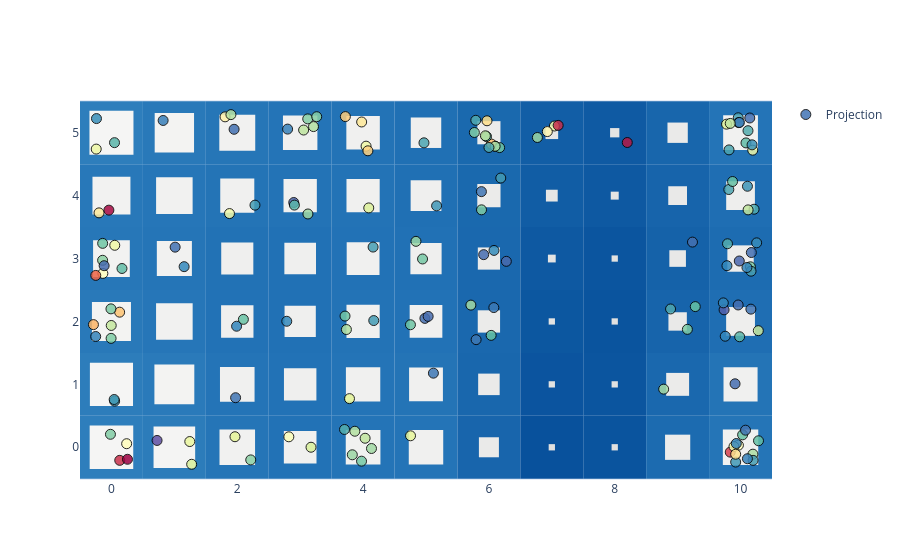

This figure's notebook cell:
### Code cell
basin.pond(base_style="iceflock") \
    .pad_layer() \
    .attraction_layer(X_scaled, jitter_amount=.3, marker=dict(attraction_marker, opacity=.85)) \
    .visualize();

### Figure 1 — Plotly figure (JSON) as saved in the notebook; plotly's stock layout.template omitted (floating-point values rounded to 4 significant figures; data arrays with more than 128 entries replaced by an {"elided": "..."} marker saying what was removed)
{"data": [{"marker": {"color": {"elided": "150 float values"}, "colorscale": [[0.0, "rgb(94,79,162)"], [0.1, "rgb(50,136,189)"], [0.2, "rgb(102,194,165)"], [0.3, "rgb(171,221,164)"], [0.4, "rgb(230,245,152)"], [0.5, "rgb(255,255,191)"], [0.6, "rgb(254,224,139)"], [0.7, "rgb(253,174,97)"], [0.8, "rgb(244,109,67)"], [0.9, "rgb(213,62,79)"], [1.0, "rgb(158,1,66)"]], "line": {"color": "black", "width": 1}, "opacity": 0.85, "size": 10, "symbol": "circle"}, "mode": "markers", "name": "Projection", "x": {"elided": "150 float values"}, "y": {"elided": "150 float values"}, "type": "scatter"}], "layout": {"shapes": [{"fillcolor": "rgb(46, 126, 188)", "layer": "between", "line": {"width": 0}, "type": "rect", "x0": -0.5, "x1": 0.5, "xref": "x", "y0": -0.5, "y1": 0.5, "yref": "y"}, {"fillcolor": "rgb(44, 124, 186)", "layer": "between", "line": {"width": 0}, "type": "rect", "x0": 0.5, "x1": 1.5, "xref": "x", "y0": -0.5, "y1": 0.5, "yref": "y"}, {"fillcolor": "rgb(37, 117, 183)", "layer": "between", "line": {"width": 0}, "type": "rect", "x0": 1.5, "x1": 2.5, "xref": "x", "y0": -0.5, "y1": 0.5, "yref": "y"}, {"fillcolor": "rgb(34, 114, 182)", "layer": "between", "line": {"width": 0}, "type": "rect", "x0": 2.5, "x1": 3.5, "xref": "x", "y0": -0.5, "y1": 0.5, "yref": "y"}, {"fillcolor": "rgb(36, 116, 183)", "layer": "between", "line": {"width": 0}, "type": "rect", "x0": 3.5, "x1": 4.5, "xref": "x", "y0": -0.5, "y1": 0.5, "yref": "y"}, {"fillcolor": "rgb(36, 116, 183)", "layer": "between", "line": {"width": 0}, "type": "rect", "x0": 4.5, "x1": 5.5, "xref": "x", "y0": -0.5, "y1": 0.5, "yref": "y"}, {"fillcolor": "rgb(24, 101, 172)", "layer": "between", "line": {"width": 0}, "type": "rect", "x0": 5.5, "x1": 6.5, "xref": "x", "y0": -0.5, "y1": 0.5, "yref": "y"}, {"fillcolor": "rgb(8, 81, 156)", "layer": "between", "line": {"width": 0}, "type": "rect", "x0": 6.5, "x1": 7.5, "xref": "x", "y0": -0.5, "y1": 0.5, "yref": "y"}, {"fillcolor": "rgb(10, 84, 158)", "layer": "between", "line": {"width": 0}, "type": "rect", "x0": 7.5, "x1": 8.5, "xref": "x", "y0": -0.5, "y1": 0.5, "yref": "y"}, {"fillcolor": "rgb(28, 107, 176)", "layer": "between", "line": {"width": 0}, "type": "rect", "x0": 8.5, "x1": 9.5, "xref": "x", "y0": -0.5, "y1": 0.5, "yref": "y"}, {"fillcolor": "rgb(37, 117, 183)", "layer": "between", "line": {"width": 0}, "type": "rect", "x0": 9.5, "x1": 10.5, "xref": "x", "y0": -0.5, "y1": 0.5, "yref": "y"}, {"fillcolor": "rgb(45, 125, 187)", "layer": "between", "line": {"width": 0}, "type": "rect", "x0": -0.5, "x1": 0.5, "xref": "x", "y0": 0.5, "y1": 1.5, "yref": "y"}, {"fillcolor": "rgb(42, 122, 186)", "layer": "between", "line": {"width": 0}, "type": "rect", "x0": 0.5, "x1": 1.5, "xref": "x", "y0": 0.5, "y1": 1.5, "yref": "y"}, {"fillcolor": "rgb(36, 116, 183)", "layer": "between", "line": {"width": 0}, "type": "rect", "x0": 1.5, "x1": 2.5, "xref": "x", "y0": 0.5, "y1": 1.5, "yref": "y"}, {"fillcolor": "rgb(34, 114, 182)", "layer": "between", "line": {"width": 0}, "type": "rect", "x0": 2.5, "x1": 3.5, "xref": "x", "y0": 0.5, "y1": 1.5, "yref": "y"}, {"fillcolor": "rgb(36, 116, 183)", "layer": "between", "line": {"width": 0}, "type": "rect", "x0": 3.5, "x1": 4.5, "xref": "x", "y0": 0.5, "y1": 1.5, "yref": "y"}, {"fillcolor": "rgb(36, 116, 182)", "layer": "between", "line": {"width": 0}, "type": "rect", "x0": 4.5, "x1": 5.5, "xref": "x", "y0": 0.5, "y1": 1.5, "yref": "y"}, {"fillcolor": "rgb(25, 103, 173)", "layer": "between", "line": {"width": 0}, "type": "rect", "x0": 5.5, "x1": 6.5, "xref": "x", "y0": 0.5, "y1": 1.5, "yref": "y"}, {"fillcolor": "rgb(11, 84, 159)", "layer": "between", "line": {"width": 0}, "type": "rect", "x0": 6.5, "x1": 7.5, "xref": "x", "y0": 0.5, "y1": 1.5, "yref": "y"}, {"fillcolor": "rgb(11, 85, 159)", "layer": "between", "line": {"width": 0}, "type": "rect", "x0": 7.5, "x1": 8.5, "xref": "x", "y0": 0.5, "y1": 1.5, "yref": "y"}, {"fillcolor": "rgb(26, 104, 174)", "layer": "between", "line": {"width": 0}, "type": "rect", "x0": 8.5, "x1": 9.5, "xref": "x", "y0": 0.5, "y1": 1.5, "yref": "y"}, {"fillcolor": "rgb(36, 116, 182)", "layer": "between", "line": {"width": 0}, "type": "rect", "x0": 9.5, "x1": 10.5, "xref": "x", "y0": 0.5, "y1": 1.5, "yref": "y"}, {"fillcolor": "rgb(41, 121, 185)", "layer": "between", "line": {"width": 0}, "type": "rect", "x0": -0.5, "x1": 0.5, "xref": "x", "y0": 1.5, "y1": 2.5, "yref": "y"}, {"fillcolor": "rgb(38, 118, 184)", "layer": "between", "line": {"width": 0}, "type": "rect", "x0": 0.5, "x1": 1.5, "xref": "x", "y0": 1.5, "y1": 2.5, "yref": "y"}, {"fillcolor": "rgb(34, 114, 182)", "layer": "between", "line": {"width": 0}, "type": "rect", "x0": 1.5, "x1": 2.5, "xref": "x", "y0": 1.5, "y1": 2.5, "yref": "y"}, {"fillcolor": "rgb(33, 113, 181)", "layer": "between", "line": {"width": 0}, "type": "rect", "x0": 2.5, "x1": 3.5, "xref": "x", "y0": 1.5, "y1": 2.5, "yref": "y"}, {"fillcolor": "rgb(35, 115, 182)", "layer": "between", "line": {"width": 0}, "type": "rect", "x0": 3.5, "x1": 4.5, "xref": "x", "y0": 1.5, "y1": 2.5, "yref": "y"}, {"fillcolor": "rgb(34, 114, 182)", "layer": "between", "line": {"width": 0}, "type": "rect", "x0": 4.5, "x1": 5.5, "xref": "x", "y0": 1.5, "y1": 2.5, "yref": "y"}, {"fillcolor": "rgb(26, 104, 174)", "layer": "between", "line": {"width": 0}, "type": "rect", "x0": 5.5, "x1": 6.5, "xref": "x", "y0": 1.5, "y1": 2.5, "yref": "y"}, {"fillcolor": "rgb(12, 87, 160)", "layer": "between", "line": {"width": 0}, "type": "rect", "x0": 6.5, "x1": 7.5, "xref": "x", "y0": 1.5, "y1": 2.5, "yref": "y"}, {"fillcolor": "rgb(10, 84, 158)", "layer": "between", "line": {"width": 0}, "type": "rect", "x0": 7.5, "x1": 8.5, "xref": "x", "y0": 1.5, "y1": 2.5, "yref": "y"}, {"fillcolor": "rgb(23, 100, 171)", "layer": "between", "line": {"width": 0}, "type": "rect", "x0": 8.5, "x1": 9.5, "xref": "x", "y0": 1.5, "y1": 2.5, "yref": "y"}, {"fillcolor": "rgb(31, 110, 179)", "layer": "between", "line": {"width": 0}, "type": "rect", "x0": 9.5, "x1": 10.5, "xref": "x", "y0": 1.5, "y1": 2.5, "yref": "y"}, {"fillcolor": "rgb(39, 119, 184)", "layer": "between", "line": {"width": 0}, "type": "rect", "x0": -0.5, "x1": 0.5, "xref": "x", "y0": 2.5, "y1": 3.5, "yref": "y"}, {"fillcolor": "rgb(37, 117, 183)", "layer": "between", "line": {"width": 0}, "type": "rect", "x0": 0.5, "x1": 1.5, "xref": "x", "y0": 2.5, "y1": 3.5, "yref": "y"}, {"fillcolor": "rgb(34, 114, 181)", "layer": "between", "line": {"width": 0}, "type": "rect", "x0": 1.5, "x1": 2.5, "xref": "x", "y0": 2.5, "y1": 3.5, "yref": "y"}, {"fillcolor": "rgb(33, 113, 181)", "layer": "between", "line": {"width": 0}, "type": "rect", "x0": 2.5, "x1": 3.5, "xref": "x", "y0": 2.5, "y1": 3.5, "yref": "y"}, {"fillcolor": "rgb(34, 114, 182)", "layer": "between", "line": {"width": 0}, "type": "rect", "x0": 3.5, "x1": 4.5, "xref": "x", "y0": 2.5, "y1": 3.5, "yref": "y"}, {"fillcolor": "rgb(33, 113, 181)", "layer": "between", "line": {"width": 0}, "type": "rect", "x0": 4.5, "x1": 5.5, "xref": "x", "y0": 2.5, "y1": 3.5, "yref": "y"}, {"fillcolor": "rgb(26, 104, 174)", "layer": "between", "line": {"width": 0}, "type": "rect", "x0": 5.5, "x1": 6.5, "xref": "x", "y0": 2.5, "y1": 3.5, "yref": "y"}, {"fillcolor": "rgb(14, 89, 162)", "layer": "between", "line": {"width": 0}, "type": "rect", "x0": 6.5, "x1": 7.5, "xref": "x", "y0": 2.5, "y1": 3.5, "yref": "y"}, {"fillcolor": "rgb(11, 85, 159)", "layer": "between", "line": {"width": 0}, "type": "rect", "x0": 7.5, "x1": 8.5, "xref": "x", "y0": 2.5, "y1": 3.5, "yref": "y"}, {"fillcolor": "rgb(21, 98, 169)", "layer": "between", "line": {"width": 0}, "type": "rect", "x0": 8.5, "x1": 9.5, "xref": "x", "y0": 2.5, "y1": 3.5, "yref": "y"}, {"fillcolor": "rgb(29, 108, 177)", "layer": "between", "line": {"width": 0}, "type": "rect", "x0": 9.5, "x1": 10.5, "xref": "x", "y0": 2.5, "y1": 3.5, "yref": "y"}, {"fillcolor": "rgb(40, 120, 185)", "layer": "between", "line": {"width": 0}, "type": "rect", "x0": -0.5, "x1": 0.5, "xref": "x", "y0": 3.5, "y1": 4.5, "yref": "y"}, {"fillcolor": "rgb(38, 118, 184)", "layer": "between", "line": {"width": 0}, "type": "rect", "x0": 0.5, "x1": 1.5, "xref": "x", "y0": 3.5, "y1": 4.5, "yref": "y"}, {"fillcolor": "rgb(36, 116, 182)", "layer": "between", "line": {"width": 0}, "type": "rect", "x0": 1.5, "x1": 2.5, "xref": "x", "y0": 3.5, "y1": 4.5, "yref": "y"}, {"fillcolor": "rgb(35, 115, 182)", "layer": "between", "line": {"width": 0}, "type": "rect", "x0": 2.5, "x1": 3.5, "xref": "x", "y0": 3.5, "y1": 4.5, "yref": "y"}, {"fillcolor": "rgb(35, 115, 182)", "layer": "between", "line": {"width": 0}, "type": "rect", "x0": 3.5, "x1": 4.5, "xref": "x", "y0": 3.5, "y1": 4.5, "yref": "y"}, {"fillcolor": "rgb(32, 112, 180)", "layer": "between", "line": {"width": 0}, "type": "rect", "x0": 4.5, "x1": 5.5, "xref": "x", "y0": 3.5, "y1": 4.5, "yref": "y"}, {"fillcolor": "rgb(26, 105, 174)", "layer": "between", "line": {"width": 0}, "type": "rect", "x0": 5.5, "x1": 6.5, "xref": "x", "y0": 3.5, "y1": 4.5, "yref": "y"}, {"fillcolor": "rgb(17, 93, 165)", "layer": "between", "line": {"width": 0}, "type": "rect", "x0": 6.5, "x1": 7.5, "xref": "x", "y0": 3.5, "y1": 4.5, "yref": "y"}, {"fillcolor": "rgb(14, 89, 162)", "layer": "between", "line": {"width": 0}, "type": "rect", "x0": 7.5, "x1": 8.5, "xref": "x", "y0": 3.5, "y1": 4.5, "yref": "y"}, {"fillcolor": "rgb(23, 100, 171)", "layer": "between", "line": {"width": 0}, "type": "rect", "x0": 8.5, "x1": 9.5, "xref": "x", "y0": 3.5, "y1": 4.5, "yref": "y"}, {"fillcolor": "rgb(31, 110, 179)", "layer": "between", "line": {"width": 0}, "type": "rect", "x0": 9.5, "x1": 10.5, "xref": "x", "y0": 3.5, "y1": 4.5, "yref": "y"}, {"fillcolor": "rgb(46, 126, 188)", "layer": "between", "line": {"width": 0}, "type": "rect", "x0": -0.5, "x1": 0.5, "xref": "x", "y0": 4.5, "y1": 5.5, "yref": "y"}, {"fillcolor": "rgb(41, 121, 185)", "layer": "between", "line": {"width": 0}, "type": "rect", "x0": 0.5, "x1": 1.5, "xref": "x", "y0": 4.5, "y1": 5.5, "yref": "y"}, {"fillcolor": "rgb(38, 118, 183)", "layer": "between", "line": {"width": 0}, "type": "rect", "x0": 1.5, "x1": 2.5, "xref": "x", "y0": 4.5, "y1": 5.5, "yref": "y"}, {"fillcolor": "rgb(36, 116, 183)", "layer": "between", "line": {"width": 0}, "type": "rect", "x0": 2.5, "x1": 3.5, "xref": "x", "y0": 4.5, "y1": 5.5, "yref": "y"}, {"fillcolor": "rgb(35, 115, 182)", "layer": "between", "line": {"width": 0}, "type": "rect", "x0": 3.5, "x1": 4.5, "xref": "x", "y0": 4.5, "y1": 5.5, "yref": "y"}, {"fillcolor": "rgb(32, 112, 180)", "layer": "between", "line": {"width": 0}, "type": "rect", "x0": 4.5, "x1": 5.5, "xref": "x", "y0": 4.5, "y1": 5.5, "yref": "y"}, {"fillcolor": "rgb(26, 105, 174)", "layer": "between", "line": {"width": 0}, "type": "rect", "x0": 5.5, "x1": 6.5, "xref": "x", "y0": 4.5, "y1": 5.5, "yref": "y"}, {"fillcolor": "rgb(18, 94, 166)", "layer": "between", "line": {"width": 0}, "type": "rect", "x0": 6.5, "x1": 7.5, "xref": "x", "y0": 4.5, "y1": 5.5, "yref": "y"}, {"fillcolor": "rgb(15, 90, 163)", "layer": "between", "line": {"width": 0}, "type": "rect", "x0": 7.5, "x1": 8.5, "xref": "x", "y0": 4.5, "y1": 5.5, "yref": "y"}, {"fillcolor": "rgb(24, 102, 172)", "layer": "between", "line": {"width": 0}, "type": "rect", "x0": 8.5, "x1": 9.5, "xref": "x", "y0": 4.5, "y1": 5.5, "yref": "y"}, {"fillcolor": "rgb(36, 116, 183)", "layer": "between", "line": {"width": 0}, "type": "rect", "x0": 9.5, "x1": 10.5, "xref": "x", "y0": 4.5, "y1": 5.5, "yref": "y"}, {"fillcolor": "rgb(245, 245, 244)", "layer": "between", "line": {"width": 0}, "type": "rect", "x0": -0.3462, "x1": 0.3462, "xref": "x", "y0": -0.3462, "y1": 0.3462, "yref": "y"}, {"fillcolor": "rgb(244, 244, 243)", "layer": "between", "line": {"width": 0}, "type": "rect", "x0": 0.6692, "x1": 1.331, "xref": "x", "y0": -0.3308, "y1": 0.3308, "yref": "y"}, {"fillcolor": "rgb(241, 241, 240)", "layer": "between", "line": {"width": 0}, "type": "rect", "x0": 1.717, "x1": 2.283, "xref": "x", "y0": -0.2826, "y1": 0.2826, "yref": "y"}, {"fillcolor": "rgb(240, 240, 239)", "layer": "between", "line": {"width": 0}, "type": "rect", "x0": 2.74, "x1": 3.26, "xref": "x", "y0": -0.2596, "y1": 0.2596, "yref": "y"}, {"fillcolor": "rgb(241, 241, 240)", "layer": "between", "line": {"width": 0}, "type": "rect", "x0": 3.724, "x1": 4.276, "xref": "x", "y0": -0.2756, "y1": 0.2756, "yref": "y"}, {"fillcolor": "rgb(240, 240, 239)", "layer": "between", "line": {"width": 0}, "type": "rect", "x0": 4.726, "x1": 5.274, "xref": "x", "y0": -0.2739, "y1": 0.2739, "yref": "y"}, {"fillcolor": "rgb(234, 234, 233)", "layer": "between", "line": {"width": 0}, "type": "rect", "x0": 5.841, "x1": 6.159, "xref": "x", "y0": -0.1591, "y1": 0.1591, "yref": "y"}, {"fillcolor": "rgb(224, 224, 223)", "layer": "between", "line": {"width": 0}, "type": "rect", "x0": 6.95, "x1": 7.05, "xref": "x", "y0": -0.05, "y1": 0.05, "yref": "y"}, {"fillcolor": "rgb(225, 225, 224)", "layer": "between", "line": {"width": 0}, "type": "rect", "x0": 7.95, "x1": 8.05, "xref": "x", "y0": -0.05, "y1": 0.05, "yref": "y"}, {"fillcolor": "rgb(236, 236, 235)", "layer": "between", "line": {"width": 0}, "type": "rect", "x0": 8.8, "x1": 9.2, "xref": "x", "y0": -0.2003, "y1": 0.2003, "yref": "y"}, {"fillcolor": "rgb(241, 241, 240)", "layer": "between", "line": {"width": 0}, "type": "rect", "x0": 9.719, "x1": 10.28, "xref": "x", "y0": -0.2815, "y1": 0.2815, "yref": "y"}, {"fillcolor": "rgb(245, 245, 244)", "layer": "between", "line": {"width": 0}, "type": "rect", "x0": -0.3428, "x1": 0.3428, "xref": "x", "y0": 0.6572, "y1": 1.343, "yref": "y"}, {"fillcolor": "rgb(243, 243, 242)", "layer": "between", "line": {"width": 0}, "type": "rect", "x0": 0.6828, "x1": 1.317, "xref": "x", "y0": 0.6828, "y1": 1.317, "yref": "y"}, {"fillcolor": "rgb(240, 240, 239)", "layer": "between", "line": {"width": 0}, "type": "rect", "x0": 1.725, "x1": 2.275, "xref": "x", "y0": 0.7251, "y1": 1.275, "yref": "y"}, {"fillcolor": "rgb(239, 239, 238)", "layer": "between", "line": {"width": 0}, "type": "rect", "x0": 2.742, "x1": 3.258, "xref": "x", "y0": 0.7422, "y1": 1.258, "yref": "y"}, {"fillcolor": "rgb(240, 240, 239)", "layer": "between", "line": {"width": 0}, "type": "rect", "x0": 3.727, "x1": 4.273, "xref": "x", "y0": 0.7268, "y1": 1.273, "yref": "y"}, {"fillcolor": "rgb(240, 240, 239)", "layer": "between", "line": {"width": 0}, "type": "rect", "x0": 4.731, "x1": 5.269, "xref": "x", "y0": 0.731, "y1": 1.269, "yref": "y"}, {"fillcolor": "rgb(234, 234, 233)", "layer": "between", "line": {"width": 0}, "type": "rect", "x0": 5.829, "x1": 6.171, "xref": "x", "y0": 0.8291, "y1": 1.171, "yref": "y"}, {"fillcolor": "rgb(226, 226, 225)", "layer": "between", "line": {"width": 0}, "type": "rect", "x0": 6.95, "x1": 7.05, "xref": "x", "y0": 0.95, "y1": 1.05, "yref": "y"}, {"fillcolor": "rgb(226, 226, 225)", "layer": "between", "line": {"width": 0}, "type": "rect", "x0": 7.95, "x1": 8.05, "xref": "x", "y0": 0.95, "y1": 1.05, "yref": "y"}, {"fillcolor": "rgb(235, 235, 234)", "layer": "between", "line": {"width": 0}, "type": "rect", "x0": 8.818, "x1": 9.182, "xref": "x", "y0": 0.8178, "y1": 1.182, "yref": "y"}, {"fillcolor": "rgb(240, 240, 239)", "layer": "between", "line": {"width": 0}, "type": "rect", "x0": 9.729, "x1": 10.27, "xref": "x", "y0": 0.7293, "y1": 1.271, "yref": "y"}, {"fillcolor": "rgb(243, 243, 242)", "layer": "between", "line": {"width": 0}, "type": "rect", "x0": -0.3102, "x1": 0.3102, "xref": "x", "y0": 1.69, "y1": 2.31, "yref": "y"}, {"fillcolor": "rgb(241, 241, 240)", "layer": "between", "line": {"width": 0}, "type": "rect", "x0": 0.7091, "x1": 1.291, "xref": "x", "y0": 1.709, "y1": 2.291, "yref": "y"}, {"fillcolor": "rgb(239, 239, 238)", "layer": "between", "line": {"width": 0}, "type": "rect", "x0": 1.743, "x1": 2.257, "xref": "x", "y0": 1.743, "y1": 2.257, "yref": "y"}, {"fillcolor": "rgb(239, 239, 238)", "layer": "between", "line": {"width": 0}, "type": "rect", "x0": 2.752, "x1": 3.248, "xref": "x", "y0": 1.752, "y1": 2.248, "yref": "y"}, {"fillcolor": "rgb(240, 240, 239)", "layer": "between", "line": {"width": 0}, "type": "rect", "x0": 3.736, "x1": 4.264, "xref": "x", "y0": 1.736, "y1": 2.264, "yref": "y"}, {"fillcolor": "rgb(240, 240, 239)", "layer": "between", "line": {"width": 0}, "type": "rect", "x0": 4.74, "x1": 5.26, "xref": "x", "y0": 1.74, "y1": 2.26, "yref": "y"}, {"fillcolor": "rgb(235, 235, 234)", "layer": "between", "line": {"width": 0}, "type": "rect", "x0": 5.823, "x1": 6.177, "xref": "x", "y0": 1.823, "y1": 2.177, "yref": "y"}, {"fillcolor": "rgb(227, 227, 226)", "layer": "between", "line": {"width": 0}, "type": "rect", "x0": 6.95, "x1": 7.05, "xref": "x", "y0": 1.95, "y1": 2.05, "yref": "y"}, {"fillcolor": "rgb(225, 225, 224)", "layer": "between", "line": {"width": 0}, "type": "rect", "x0": 7.95, "x1": 8.05, "xref": "x", "y0": 1.95, "y1": 2.05, "yref": "y"}, {"fillcolor": "rgb(233, 233, 232)", "layer": "between", "line": {"width": 0}, "type": "rect", "x0": 8.854, "x1": 9.146, "xref": "x", "y0": 1.854, "y1": 2.146, "yref": "y"}, {"fillcolor": "rgb(238, 238, 237)", "layer": "between", "line": {"width": 0}, "type": "rect", "x0": 9.771, "x1": 10.23, "xref": "x", "y0": 1.771, "y1": 2.229, "yref": "y"}, {"fillcolor": "rgb(242, 242, 241)", "layer": "between", "line": {"width": 0}, "type": "rect", "x0": -0.2919, "x1": 0.2919, "xref": "x", "y0": 2.708, "y1": 3.292, "yref": "y"}, {"fillcolor": "rgb(241, 241, 240)", "layer": "between", "line": {"width": 0}, "type": "rect", "x0": 0.7213, "x1": 1.279, "xref": "x", "y0": 2.721, "y1": 3.279, "yref": "y"}, {"fillcolor": "rgb(239, 239, 238)", "layer": "between", "line": {"width": 0}, "type": "rect", "x0": 1.745, "x1": 2.255, "xref": "x", "y0": 2.745, "y1": 3.255, "yref": "y"}, {"fillcolor": "rgb(239, 239, 238)", "layer": "between", "line": {"width": 0}, "type": "rect", "x0": 2.748, "x1": 3.252, "xref": "x", "y0": 2.748, "y1": 3.252, "yref": "y"}, {"fillcolor": "rgb(240, 240, 239)", "layer": "between", "line": {"width": 0}, "type": "rect", "x0": 3.739, "x1": 4.261, "xref": "x", "y0": 2.739, "y1": 3.261, "yref": "y"}, {"fillcolor": "rgb(239, 239, 238)", "layer": "between", "line": {"width": 0}, "type": "rect", "x0": 4.752, "x1": 5.248, "xref": "x", "y0": 2.752, "y1": 3.248, "yref": "y"}, {"fillcolor": "rgb(235, 235, 234)", "layer": "between", "line": {"width": 0}, "type": "rect", "x0": 5.824, "x1": 6.176, "xref": "x", "y0": 2.824, "y1": 3.176, "yref": "y"}, {"fillcolor": "rgb(228, 228, 227)", "layer": "between", "line": {"width": 0}, "type": "rect", "x0": 6.938, "x1": 7.062, "xref": "x", "y0": 2.938, "y1": 3.062, "yref": "y"}, {"fillcolor": "rgb(226, 226, 225)", "layer": "between", "line": {"width": 0}, "type": "rect", "x0": 7.95, "x1": 8.05, "xref": "x", "y0": 2.95, "y1": 3.05, "yref": "y"}, {"fillcolor": "rgb(232, 232, 231)", "layer": "between", "line": {"width": 0}, "type": "rect", "x0": 8.868, "x1": 9.132, "xref": "x", "y0": 2.868, "y1": 3.132, "yref": "y"}, {"fillcolor": "rgb(237, 237, 236)", "layer": "between", "line": {"width": 0}, "type": "rect", "x0": 9.79, "x1": 10.21, "xref": "x", "y0": 2.79, "y1": 3.21, "yref": "y"}, {"fillcolor": "rgb(242, 242, 241)", "layer": "between", "line": {"width": 0}, "type": "rect", "x0": -0.3018, "x1": 0.3018, "xref": "x", "y0": 3.698, "y1": 4.302, "yref": "y"}, {"fillcolor": "rgb(241, 241, 240)", "layer": "between", "line": {"width": 0}, "type": "rect", "x0": 0.7096, "x1": 1.29, "xref": "x", "y0": 3.71, "y1": 4.29, "yref": "y"}, {"fillcolor": "rgb(240, 240, 239)", "layer": "between", "line": {"width": 0}, "type": "rect", "x0": 1.729, "x1": 2.271, "xref": "x", "y0": 3.729, "y1": 4.271, "yref": "y"}, {"fillcolor": "rgb(240, 240, 239)", "layer": "between", "line": {"width": 0}, "type": "rect", "x0": 2.735, "x1": 3.265, "xref": "x", "y0": 3.735, "y1": 4.265, "yref": "y"}, {"fillcolor": "rgb(240, 240, 239)", "layer": "between", "line": {"width": 0}, "type": "rect", "x0": 3.736, "x1": 4.264, "xref": "x", "y0": 3.736, "y1": 4.264, "yref": "y"}, {"fillcolor": "rgb(239, 239, 238)", "layer": "between", "line": {"width": 0}, "type": "rect", "x0": 4.756, "x1": 5.244, "xref": "x", "y0": 3.756, "y1": 4.244, "yref": "y"}, {"fillcolor": "rgb(235, 235, 234)", "layer": "between", "line": {"width": 0}, "type": "rect", "x0": 5.815, "x1": 6.185, "xref": "x", "y0": 3.815, "y1": 4.185, "yref": "y"}, {"fillcolor": "rgb(230, 230, 229)", "layer": "between", "line": {"width": 0}, "type": "rect", "x0": 6.906, "x1": 7.094, "xref": "x", "y0": 3.906, "y1": 4.094, "yref": "y"}, {"fillcolor": "rgb(228, 228, 227)", "layer": "between", "line": {"width": 0}, "type": "rect", "x0": 7.937, "x1": 8.063, "xref": "x", "y0": 3.937, "y1": 4.063, "yref": "y"}, {"fillcolor": "rgb(233, 233, 232)", "layer": "between", "line": {"width": 0}, "type": "rect", "x0": 8.851, "x1": 9.149, "xref": "x", "y0": 3.851, "y1": 4.149, "yref": "y"}, {"fillcolor": "rgb(238, 238, 237)", "layer": "between", "line": {"width": 0}, "type": "rect", "x0": 9.772, "x1": 10.23, "xref": "x", "y0": 3.772, "y1": 4.228, "yref": "y"}, {"fillcolor": "rgb(245, 245, 244)", "layer": "between", "line": {"width": 0}, "type": "rect", "x0": -0.35, "x1": 0.35, "xref": "x", "y0": 4.65, "y1": 5.35, "yref": "y"}, {"fillcolor": "rgb(243, 243, 242)", "layer": "between", "line": {"width": 0}, "type": "rect", "x0": 0.6872, "x1": 1.313, "xref": "x", "y0": 4.687, "y1": 5.313, "yref": "y"}, {"fillcolor": "rgb(241, 241, 240)", "layer": "between", "line": {"width": 0}, "type": "rect", "x0": 1.714, "x1": 2.286, "xref": "x", "y0": 4.714, "y1": 5.286, "yref": "y"}, {"fillcolor": "rgb(240, 240, 239)", "layer": "between", "line": {"width": 0}, "type": "rect", "x0": 2.726, "x1": 3.274, "xref": "x", "y0": 4.726, "y1": 5.274, "yref": "y"}, {"fillcolor": "rgb(240, 240, 239)", "layer": "between", "line": {"width": 0}, "type": "rect", "x0": 3.734, "x1": 4.266, "xref": "x", "y0": 4.734, "y1": 5.266, "yref": "y"}, {"fillcolor": "rgb(239, 239, 238)", "layer": "between", "line": {"width": 0}, "type": "rect", "x0": 4.758, "x1": 5.242, "xref": "x", "y0": 4.758, "y1": 5.242, "yref": "y"}, {"fillcolor": "rgb(235, 235, 234)", "layer": "between", "line": {"width": 0}, "type": "rect", "x0": 5.816, "x1": 6.184, "xref": "x", "y0": 4.816, "y1": 5.184, "yref": "y"}, {"fillcolor": "rgb(230, 230, 229)", "layer": "between", "line": {"width": 0}, "type": "rect", "x0": 6.899, "x1": 7.101, "xref": "x", "y0": 4.899, "y1": 5.101, "yref": "y"}, {"fillcolor": "rgb(228, 228, 227)", "layer": "between", "line": {"width": 0}, "type": "rect", "x0": 7.926, "x1": 8.074, "xref": "x", "y0": 4.926, "y1": 5.074, "yref": "y"}, {"fillcolor": "rgb(234, 234, 233)", "layer": "between", "line": {"width": 0}, "type": "rect", "x0": 8.838, "x1": 9.162, "xref": "x", "y0": 4.838, "y1": 5.162, "yref": "y"}, {"fillcolor": "rgb(241, 241, 240)", "layer": "between", "line": {"width": 0}, "type": "rect", "x0": 9.724, "x1": 10.28, "xref": "x", "y0": 4.724, "y1": 5.276, "yref": "y"}], "xaxis": {"range": [-0.5, 10.5], "scaleanchor": "y", "constrain": "domain", "zeroline": false, "showgrid": false}, "yaxis": {"range": [-0.5, 5.5], "zeroline": false, "showgrid": false}, "autosize": true, "showlegend": true}}
